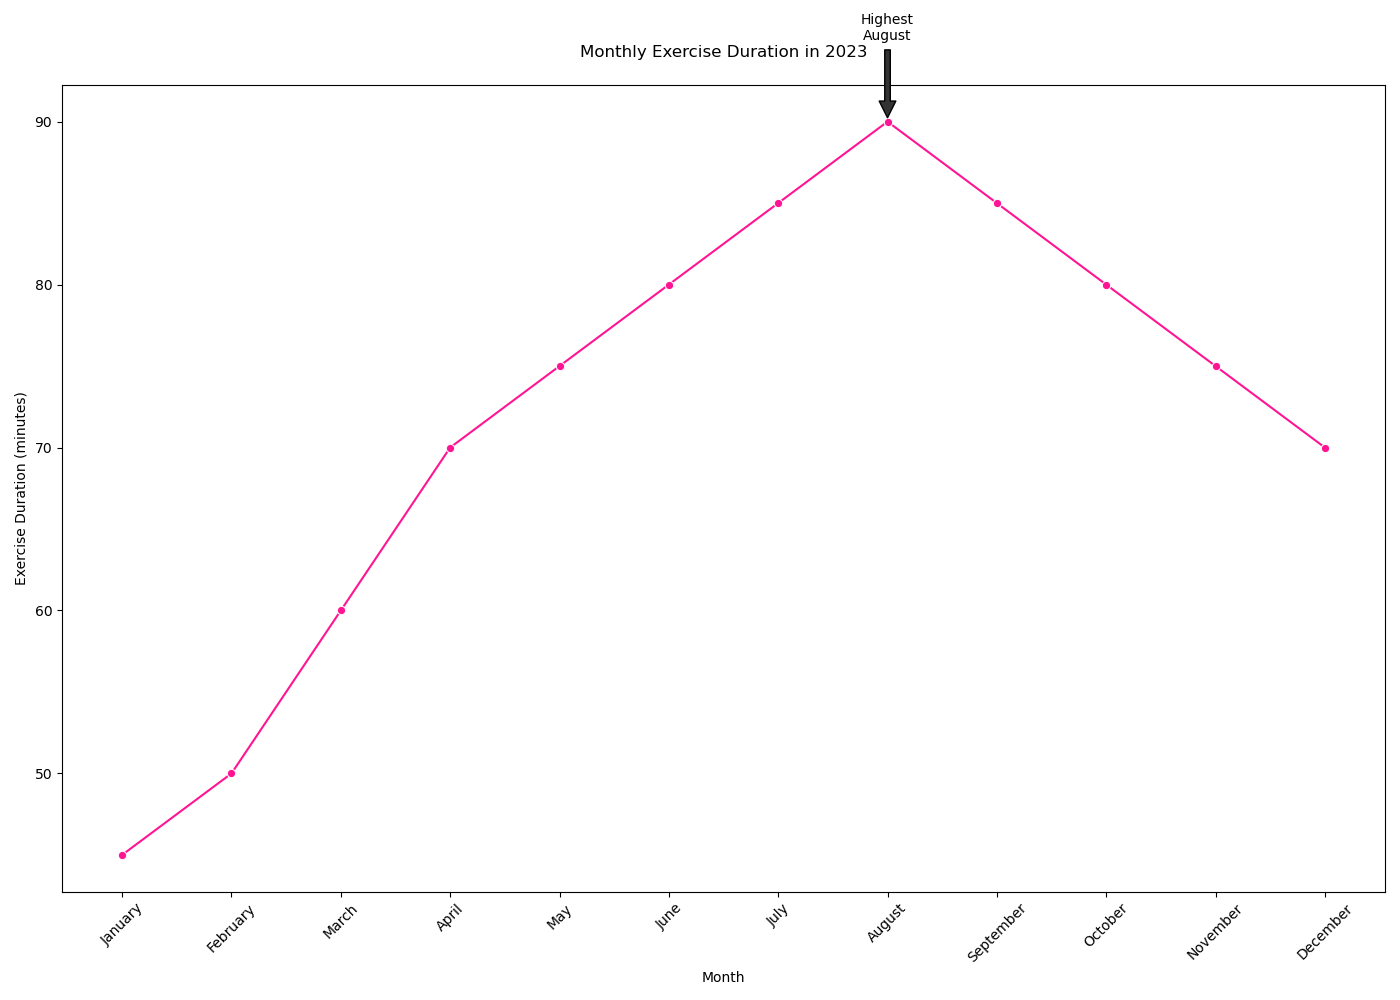

This figure's Python source:

import pandas as pd
import seaborn as sns
import matplotlib.pyplot as plt

# Data
data = {
    'Month': ['January', 'February', 'March', 'April', 'May', 'June', 
              'July', 'August', 'September', 'October', 'November', 'December'],
    'Exercise_Duration': [45, 50, 60, 70, 75, 80, 
                          85, 90, 85, 80, 75, 70]
}

# Create a DataFrame
df = pd.DataFrame(data)

# Set the figure size
plt.figure(figsize=(14, 10))

# Create the line chart
line_chart = sns.lineplot(x='Month', y='Exercise_Duration', data=df, 
                          marker='o', color='#1E90FF')

# Modify the color scheme using color codes
for line in line_chart.lines:
    line.set_color('#FF1493')

# Annotating the highest exercise duration point
highest_duration = df['Exercise_Duration'].max()
highest_month = df[df['Exercise_Duration'] == highest_duration]['Month'].values[0]
plt.annotate(f'Highest\n{highest_month}', xy=(highest_month, highest_duration), 
             xytext=(highest_month, highest_duration+5),
             arrowprops=dict(facecolor='#333333', shrink=0.05),
             ha='center')

# Adjust the plot to make it more readable
plt.xticks(rotation=45)
plt.title('Monthly Exercise Duration in 2023', pad=20)
plt.xlabel('Month')
plt.ylabel('Exercise Duration (minutes)')

# Show the line chart
plt.tight_layout()
plt.show()
